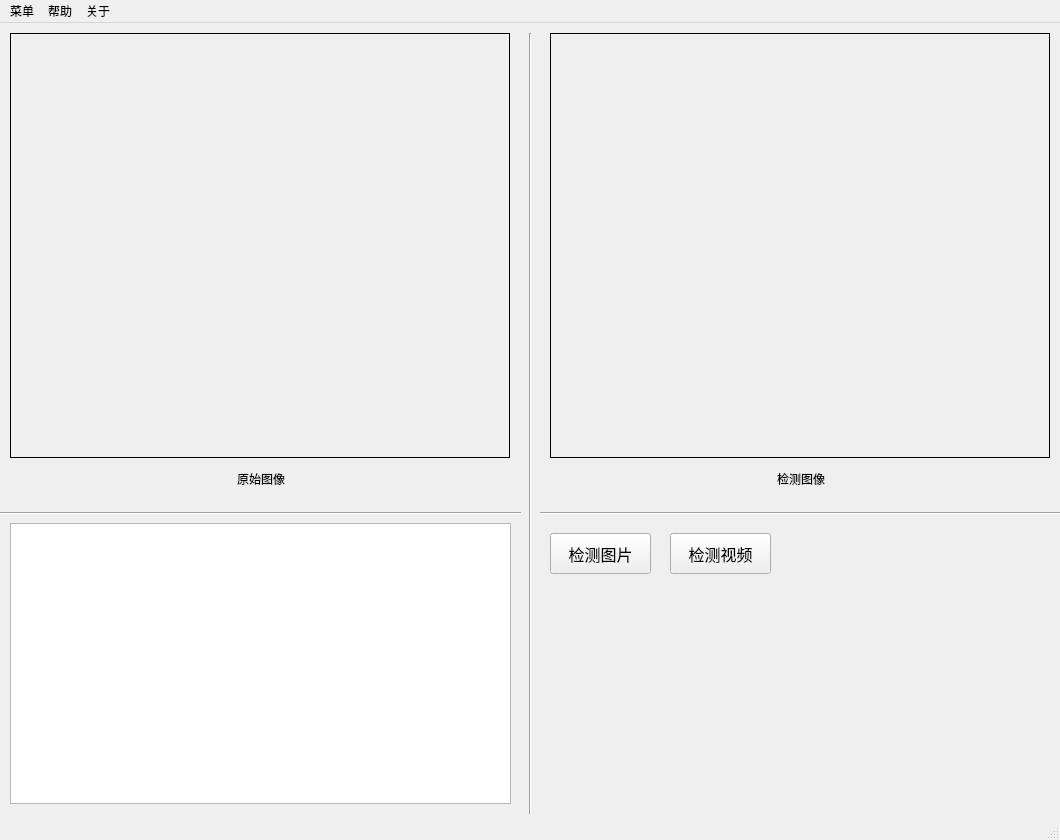
<?xml version="1.0" encoding="UTF-8"?>
<ui version="4.0">
 <class>MainWindow</class>
 <widget class="QMainWindow" name="MainWindow">
  <property name="geometry">
   <rect>
    <x>0</x>
    <y>0</y>
    <width>1060</width>
    <height>840</height>
   </rect>
  </property>
  <property name="minimumSize">
   <size>
    <width>927</width>
    <height>535</height>
   </size>
  </property>
  <property name="maximumSize">
   <size>
    <width>10000</width>
    <height>10000</height>
   </size>
  </property>
  <property name="windowTitle">
   <string>MainWindow</string>
  </property>
  <property name="styleSheet">
   <string notr="true"/>
  </property>
  <widget class="QWidget" name="centralwidget">
   <widget class="QPushButton" name="pushButton">
    <property name="geometry">
     <rect>
      <x>550</x>
      <y>510</y>
      <width>101</width>
      <height>41</height>
     </rect>
    </property>
    <property name="font">
     <font>
      <pointsize>12</pointsize>
     </font>
    </property>
    <property name="text">
     <string>检测图片</string>
    </property>
   </widget>
   <widget class="Line" name="line">
    <property name="geometry">
     <rect>
      <x>520</x>
      <y>10</y>
      <width>21</width>
      <height>781</height>
     </rect>
    </property>
    <property name="orientation">
     <enum>Qt::Vertical</enum>
    </property>
   </widget>
   <widget class="QTextBrowser" name="textBrowser">
    <property name="geometry">
     <rect>
      <x>10</x>
      <y>500</y>
      <width>501</width>
      <height>281</height>
     </rect>
    </property>
   </widget>
   <widget class="Line" name="line_2">
    <property name="geometry">
     <rect>
      <x>0</x>
      <y>482</y>
      <width>521</width>
      <height>16</height>
     </rect>
    </property>
    <property name="orientation">
     <enum>Qt::Horizontal</enum>
    </property>
   </widget>
   <widget class="Line" name="line_3">
    <property name="geometry">
     <rect>
      <x>540</x>
      <y>480</y>
      <width>541</width>
      <height>20</height>
     </rect>
    </property>
    <property name="orientation">
     <enum>Qt::Horizontal</enum>
    </property>
   </widget>
   <widget class="QWidget" name="layoutWidget">
    <property name="geometry">
     <rect>
      <x>10</x>
      <y>10</y>
      <width>502</width>
      <height>461</height>
     </rect>
    </property>
    <layout class="QVBoxLayout" name="verticalLayout" stretch="10,1">
     <item>
      <widget class="QLabel" name="o_img">
       <property name="minimumSize">
        <size>
         <width>500</width>
         <height>425</height>
        </size>
       </property>
       <property name="maximumSize">
        <size>
         <width>500</width>
         <height>425</height>
        </size>
       </property>
       <property name="styleSheet">
        <string notr="true">border:0.5px solid rgb(0,0,0)</string>
       </property>
       <property name="text">
        <string/>
       </property>
      </widget>
     </item>
     <item>
      <widget class="QLabel" name="o_label">
       <property name="text">
        <string>原始图像</string>
       </property>
       <property name="alignment">
        <set>Qt::AlignCenter</set>
       </property>
      </widget>
     </item>
    </layout>
   </widget>
   <widget class="QWidget" name="layoutWidget">
    <property name="geometry">
     <rect>
      <x>550</x>
      <y>10</y>
      <width>502</width>
      <height>461</height>
     </rect>
    </property>
    <layout class="QVBoxLayout" name="verticalLayout_2" stretch="0,0">
     <item>
      <widget class="QLabel" name="r_img">
       <property name="minimumSize">
        <size>
         <width>500</width>
         <height>425</height>
        </size>
       </property>
       <property name="maximumSize">
        <size>
         <width>500</width>
         <height>425</height>
        </size>
       </property>
       <property name="styleSheet">
        <string notr="true">border:0.5px solid rgb(0,0,0)</string>
       </property>
       <property name="text">
        <string/>
       </property>
      </widget>
     </item>
     <item>
      <widget class="QLabel" name="r_label">
       <property name="text">
        <string>检测图像</string>
       </property>
       <property name="alignment">
        <set>Qt::AlignCenter</set>
       </property>
      </widget>
     </item>
    </layout>
   </widget>
   <widget class="QPushButton" name="video_btn">
    <property name="geometry">
     <rect>
      <x>670</x>
      <y>510</y>
      <width>101</width>
      <height>41</height>
     </rect>
    </property>
    <property name="font">
     <font>
      <pointsize>12</pointsize>
     </font>
    </property>
    <property name="text">
     <string>检测视频</string>
    </property>
   </widget>
  </widget>
  <widget class="QMenuBar" name="menubar">
   <property name="geometry">
    <rect>
     <x>0</x>
     <y>0</y>
     <width>1060</width>
     <height>23</height>
    </rect>
   </property>
   <widget class="QMenu" name="menu">
    <property name="title">
     <string>菜单</string>
    </property>
    <addaction name="actionopen_file"/>
    <addaction name="actionopen_director"/>
    <addaction name="separator"/>
    <addaction name="actionopen_video"/>
    <addaction name="actionopen_camera"/>
    <addaction name="separator"/>
    <addaction name="actionload_model"/>
   </widget>
   <widget class="QMenu" name="menu_2">
    <property name="title">
     <string>帮助</string>
    </property>
   </widget>
   <widget class="QMenu" name="menu_3">
    <property name="title">
     <string>关于</string>
    </property>
   </widget>
   <addaction name="menu"/>
   <addaction name="menu_2"/>
   <addaction name="menu_3"/>
  </widget>
  <widget class="QStatusBar" name="statusbar"/>
  <action name="actionopen_file">
   <property name="text">
    <string>open file</string>
   </property>
  </action>
  <action name="actionopen_director">
   <property name="text">
    <string>open director</string>
   </property>
  </action>
  <action name="actionopen_video">
   <property name="text">
    <string>open video</string>
   </property>
  </action>
  <action name="actionopen_camera">
   <property name="text">
    <string>open camera</string>
   </property>
  </action>
  <action name="actionsetting">
   <property name="text">
    <string>setting</string>
   </property>
  </action>
  <action name="actionload_model">
   <property name="text">
    <string>load model</string>
   </property>
  </action>
 </widget>
 <resources/>
 <connections/>
</ui>
